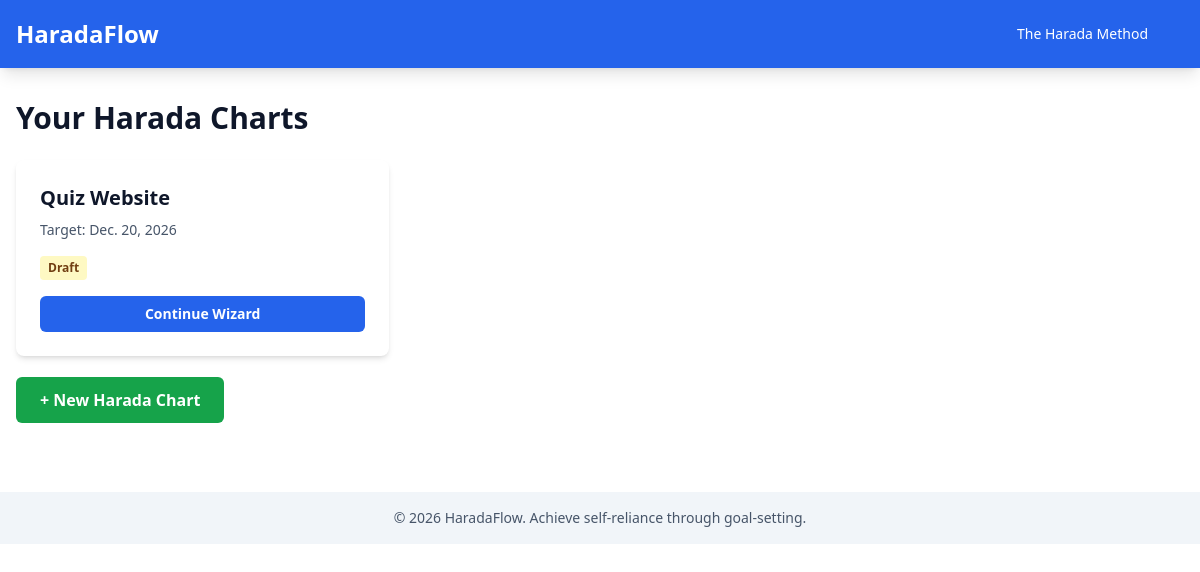
Before: /accounts/dashboard/ (signed in) with the older database file.
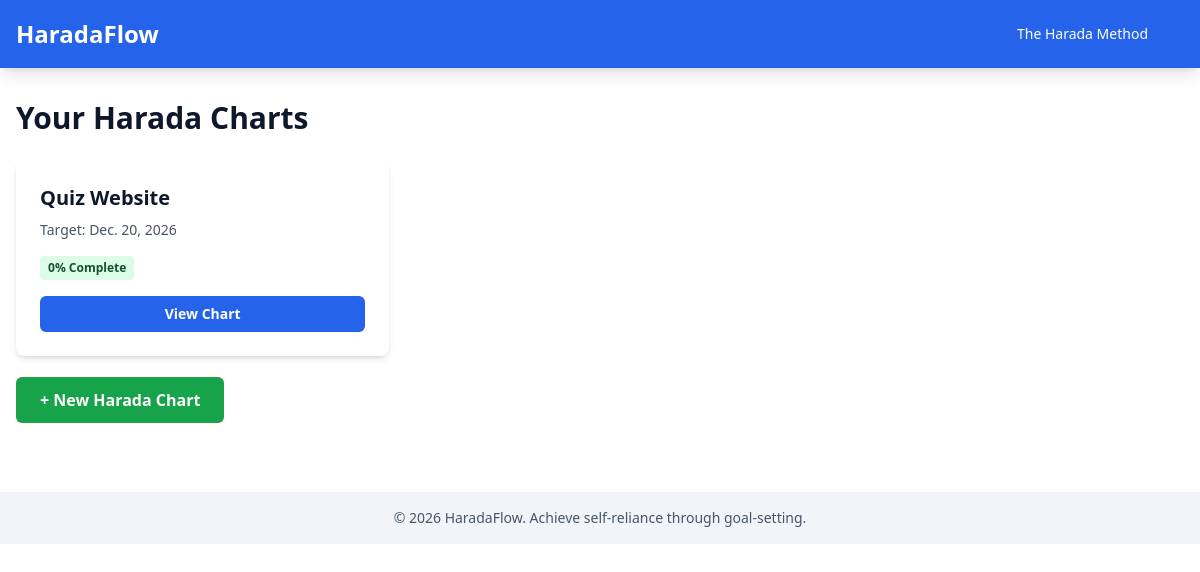
After: the same page with the newer database file.
### charts/models.py (models this page shows, shortened)
class HaradaChart(models.Model):
    user = models.ForeignKey(
        User, on_delete=models.CASCADE, related_name="harada_charts"
    )
    title = models.CharField(max_length=255)
    core_goal = models.TextField(help_text="The long-term goal")
    target_date = models.DateField()
    is_draft = models.BooleanField(
        default=True, help_text="True while completing wizard steps"
    )
    perspectives = models.JSONField(
        default=dict,
        help_text="Four perspectives: self_tangible, self_intangible, others_tangible, others_intangible",
    )
    created_at = models.DateTimeField(auto_now_add=True)
    updated_at = models.DateTimeField(auto_now=True)
    class Meta:
        ordering = ["-created_at"]
    @property
    def completion_percentage(self):
        tasks = self.task_set.all()
        if tasks.count() == 0:
            return 0
        done_count = tasks.filter(status="done").count()
        return round((done_count / tasks.count()) * 100)

### accounts/views.py (the view)
# urls.py: path("dashboard/", views.dashboard, name="dashboard"),
@login_required
def dashboard(request):
    charts = request.user.harada_charts.all()
    return render(request, "accounts/dashboard.html", {"charts": charts})

### config/context_processors.py (called while the page is built)
def clerk_context(request):
    return {
        'clerk_publishable_key': settings.CLERK_PUBLISHABLE_KEY,
    }

### templates/accounts/dashboard.html (shortened to what this page needs)
{% extends 'base.html' %}
{% block content %}
<div class="mb-8">
    <h2 class="text-3xl font-bold mb-6">Your Harada Charts</h2>
    {% if charts %}
        <div class="grid grid-cols-1 md:grid-cols-2 lg:grid-cols-3 gap-6">
            {% for chart in charts %}
                <div class="bg-white dark:bg-slate-800 rounded-lg shadow-md p-6 hover:shadow-lg transition">
                    <h3 class="text-xl font-bold mb-2">{{ chart.title }}</h3>
                    <p class="text-sm text-slate-600 dark:text-slate-400 mb-4">
                        Target: {{ chart.target_date }}
                    </p>
                    <p class="mb-4 text-sm">
                        {% if chart.is_draft %}
                            <span class="inline-block bg-yellow-100 dark:bg-yellow-900 text-yellow-900 dark:text-yellow-100 px-2 py-1 rounded text-xs font-bold">Draft</span>
                        {% else %}
                            <span class="inline-block bg-green-100 dark:bg-green-900 text-green-900 dark:text-green-100 px-2 py-1 rounded text-xs font-bold">{{ chart.completion_percentage }}% Complete</span>
                        {% endif %}
                    </p>
                    <div class="flex gap-2">
                        {% if chart.is_draft %}
                            <a href="{% url 'wizard_step1' chart.id %}" class="flex-1 bg-blue-600 hover:bg-blue-700 text-white font-bold py-2 px-4 rounded-md text-center text-sm">
                                Continue Wizard
                            </a>
                        {% else %}
                            <a href="{% url 'matrix_view' chart.id %}" class="flex-1 bg-blue-600 hover:bg-blue-700 text-white font-bold py-2 px-4 rounded-md text-center text-sm">
                                View Chart
                            </a>
                        {% endif %}
                    </div>
                </div>
            {% endfor %}
        </div>
    {% endif %}
</div>
<div class="mt-8">
    <a href="{% url 'wizard_start' %}" class="bg-green-600 hover:bg-green-700 text-white font-bold py-3 px-6 rounded-md">
        + New Harada Chart
    </a>
</div>
{% endblock %}

Changed rows visible on the page:
changed HaradaChart "Quiz Website": completion_percentage (not shown) → "0"; is_draft "Draft Continue Wizard" → "% Complete View Chart"
